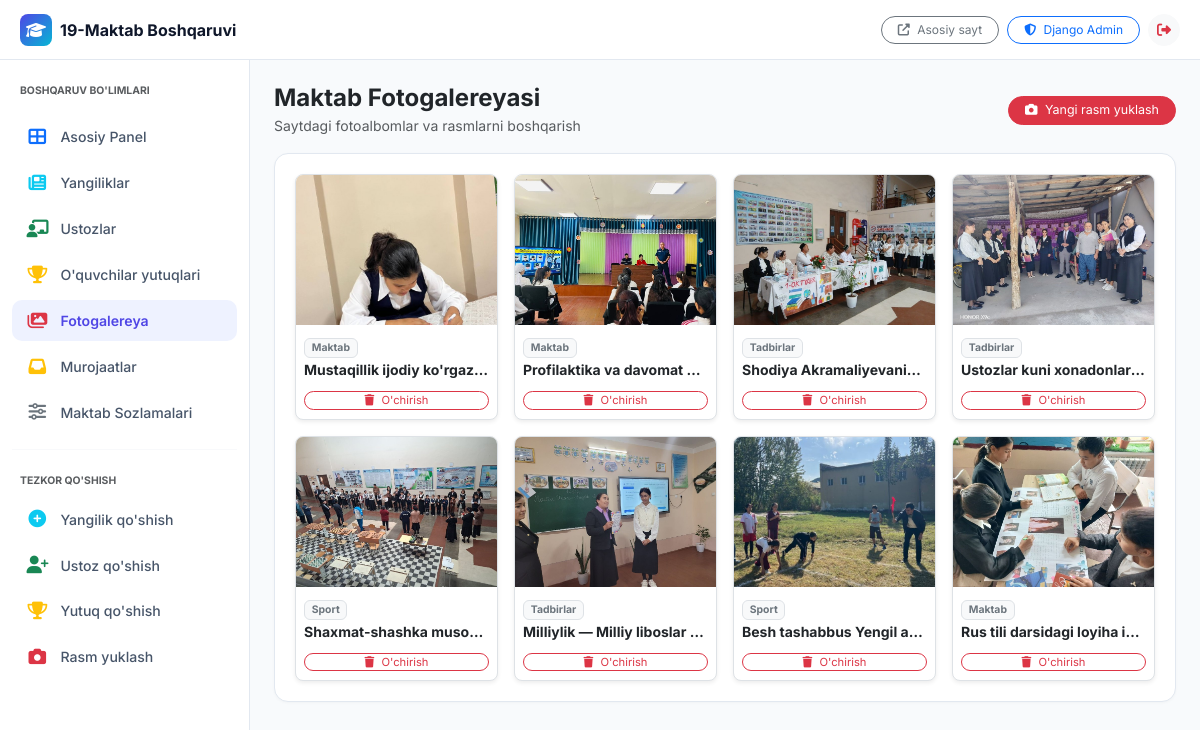
Before: /dashboard/gallery/ (signed in) with the older database file.
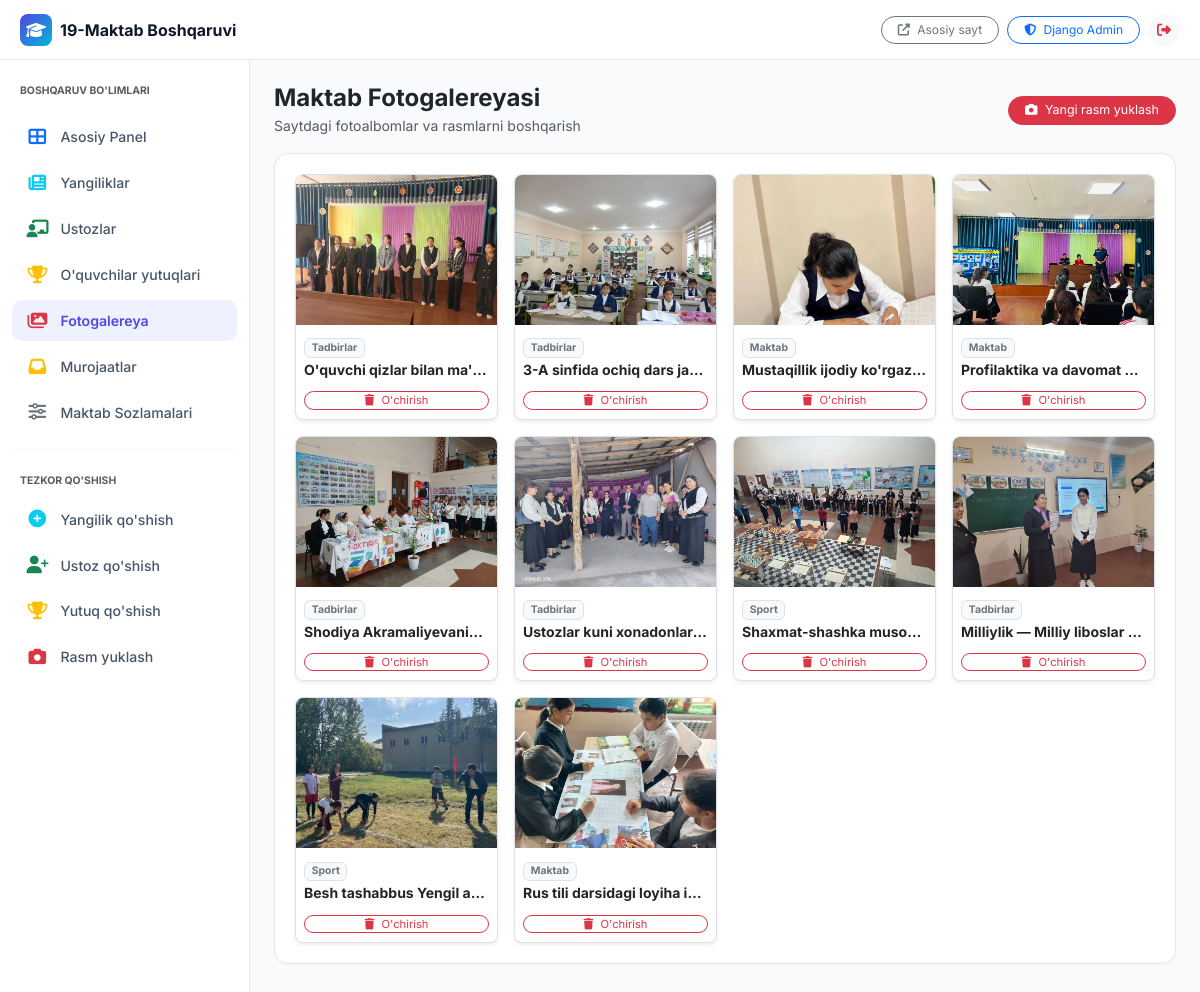
After: the same page with the newer database file.
### apps/core/models.py (models this page shows, shortened)
class GalleryImage(models.Model):
    CATEGORY_CHOICES = [
        ('school', 'Maktab'),
        ('events', 'Tadbirlar'),
        ('sports', 'Sport'),
        ('other', 'Boshqa'),
    ]
    title = models.CharField(max_length=200, verbose_name="Rasm nomi")
    image = models.ImageField(upload_to='gallery/', verbose_name="Rasm fayli")
    category = models.CharField(max_length=50, choices=CATEGORY_CHOICES, default='school', verbose_name="Kategoriya")
    order = models.PositiveIntegerField(default=0, verbose_name="Tartib raqami")
    is_active = models.BooleanField(default=True, verbose_name="Faol")
    created_at = models.DateTimeField(auto_now_add=True, verbose_name="Yuklangan vaqti")
    class Meta:
        verbose_name = 'Galereya rasmi'
        verbose_name_plural = 'Galereya rasmlari'
        ordering = ['order', '-created_at']

### apps/core/dashboard_views.py (the view, shortened to what this page needs)
# urls.py: path('gallery/', dashboard_views.dashboard_gallery, name='dashboard_gallery'),
@staff_required
def dashboard_gallery(request):
    images = GalleryImage.objects.order_by('-created_at')
    context = {
        'images': images,
        'active_menu': 'gallery',
    }
    return render(request, 'dashboard/gallery.html', context)

### apps/core/context_processors.py (called while the page is built)
def site_settings(request):
    settings_obj = SiteSettings.objects.first()
    return {
        'site_settings': settings_obj,
    }

### apps/core/dashboard_views.py (called while the page is built)
def staff_required(view_func):
    actual_decorator = user_passes_test(
        lambda u: u.is_authenticated and u.is_staff,
        login_url='/dashboard/login/'
    )
    return actual_decorator(view_func)

### templates/dashboard/gallery.html (shortened to what this page needs)
{% extends 'dashboard/base.html' %}
{% block content %}
<div class="d-flex justify-content-between align-items-center mb-3 flex-wrap gap-2">
    <div>
        <h4 class="fw-bold mb-0 text-dark">Maktab Fotogalereyasi</h4>
        <small class="text-muted">Saytdagi fotoalbomlar va rasmlarni boshqarish</small>
    </div>
    <a href="{% url 'dashboard_gallery_add' %}" class="btn btn-sm btn-danger text-white rounded-pill px-3" style="font-size: 0.78rem;">
        <i class="fas fa-camera me-1"></i> Yangi rasm yuklash
    </a>
</div>
<div class="dash-card">
    {% if images %}
        <div class="row g-3">
            {% for img in images %}
                <div class="col-6 col-md-4 col-lg-3">
                    <div class="rounded-3 border overflow-hidden bg-white shadow-sm h-100 d-flex flex-column justify-content-between">
                        <div style="height: 150px; overflow: hidden;">
                            <img src="{{ img.image.url }}" alt="{{ img.title }}" class="w-100 h-100 object-fit-cover">
                        </div>
                        <div class="p-2">
                            <span class="badge bg-light text-secondary border mb-1" style="font-size: 0.65rem;">
                                {{ img.get_category_display }}
                            </span>
                            <h6 class="small fw-bold text-dark text-truncate mb-2">{{ img.title }}</h6>
                            <form method="post" action="{% url 'dashboard_gallery' %}">
                                <button type="submit" class="btn btn-sm btn-outline-danger w-100 py-0 rounded-pill"
                                        onclick="return confirm('Ushbu rasmni o\'chirishni xohlaysizmi?')" style="font-size: 0.7rem;">
                                    <i class="fas fa-trash me-1"></i> O'chirish
                                </button>
                            </form>
                        </div>
                    </div>
                </div>
            {% endfor %}
        </div>
    {% endif %}
</div>
{% endblock %}

Changed rows visible on the page:
added GalleryImage: image (picture), category "Tadbirlar", title "O'quvchi qizlar bilan ma'…"
added GalleryImage: image (picture), category "Tadbirlar", title "3-A sinfida ochiq dars ja…"
